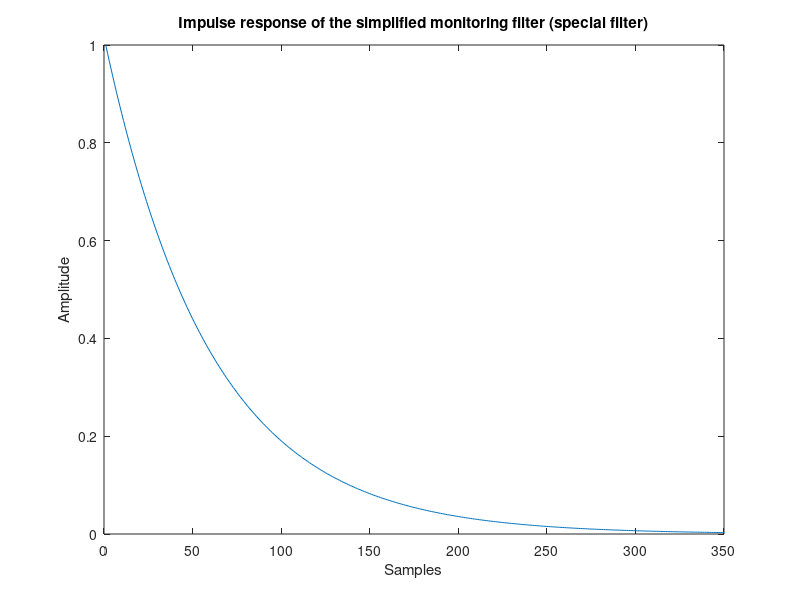

Here is the MATLAB script that generated this plot:
%% Impulse response of the simplified monitoring filter (special filter)
beta=0.0166;% An example beta
u=ones(1,350);% Unit step function
h=[];% Response
for n=1:length(u)
    h(n)=(beta+1)*((1-beta)^n)*u(n);
end

plot((1:length(h)),h)
title('Impulse response of the simplified monitoring filter (special filter)')
ylabel('Amplitude');
xlabel('Samples')
